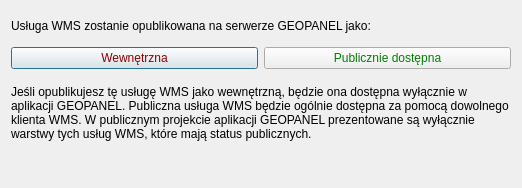
<?xml version="1.0" encoding="UTF-8"?>
<ui version="4.0">
 <class>PublicznyWewnetrznyDialogBase</class>
 <widget class="QDialog" name="PublicznyWewnetrznyDialogBase">
  <property name="geometry">
   <rect>
    <x>0</x>
    <y>0</y>
    <width>522</width>
    <height>188</height>
   </rect>
  </property>
  <property name="windowTitle">
   <string>Opublikuj usługę WMS</string>
  </property>
  <layout class="QGridLayout" name="gridLayout">
   <item row="3" column="0" colspan="2">
    <spacer name="verticalSpacer_2">
     <property name="orientation">
      <enum>Qt::Vertical</enum>
     </property>
     <property name="sizeType">
      <enum>QSizePolicy::Fixed</enum>
     </property>
     <property name="sizeHint" stdset="0">
      <size>
       <width>20</width>
       <height>10</height>
      </size>
     </property>
    </spacer>
   </item>
   <item row="1" column="0">
    <widget class="QPushButton" name="buttonWewnetrzna">
     <property name="palette">
      <palette>
       <active>
        <colorrole role="ButtonText">
         <brush brushstyle="SolidPattern">
          <color alpha="255">
           <red>145</red>
           <green>0</green>
           <blue>0</blue>
          </color>
         </brush>
        </colorrole>
       </active>
       <inactive>
        <colorrole role="ButtonText">
         <brush brushstyle="SolidPattern">
          <color alpha="255">
           <red>145</red>
           <green>0</green>
           <blue>0</blue>
          </color>
         </brush>
        </colorrole>
       </inactive>
       <disabled>
        <colorrole role="ButtonText">
         <brush brushstyle="SolidPattern">
          <color alpha="255">
           <red>155</red>
           <green>155</green>
           <blue>154</blue>
          </color>
         </brush>
        </colorrole>
       </disabled>
      </palette>
     </property>
     <property name="text">
      <string>Wewnętrzna</string>
     </property>
    </widget>
   </item>
   <item row="1" column="1">
    <widget class="QPushButton" name="buttonPubliczna">
     <property name="palette">
      <palette>
       <active>
        <colorrole role="ButtonText">
         <brush brushstyle="SolidPattern">
          <color alpha="255">
           <red>0</red>
           <green>128</green>
           <blue>0</blue>
          </color>
         </brush>
        </colorrole>
       </active>
       <inactive>
        <colorrole role="ButtonText">
         <brush brushstyle="SolidPattern">
          <color alpha="255">
           <red>0</red>
           <green>128</green>
           <blue>0</blue>
          </color>
         </brush>
        </colorrole>
       </inactive>
       <disabled>
        <colorrole role="ButtonText">
         <brush brushstyle="SolidPattern">
          <color alpha="255">
           <red>155</red>
           <green>155</green>
           <blue>154</blue>
          </color>
         </brush>
        </colorrole>
       </disabled>
      </palette>
     </property>
     <property name="text">
      <string>Publicznie dostępna</string>
     </property>
    </widget>
   </item>
   <item row="5" column="0" colspan="2">
    <spacer name="verticalSpacer">
     <property name="orientation">
      <enum>Qt::Vertical</enum>
     </property>
     <property name="sizeHint" stdset="0">
      <size>
       <width>458</width>
       <height>15</height>
      </size>
     </property>
    </spacer>
   </item>
   <item row="0" column="0" colspan="2">
    <widget class="QLabel" name="label_3">
     <property name="minimumSize">
      <size>
       <width>0</width>
       <height>30</height>
      </size>
     </property>
     <property name="text">
      <string>Usługa WMS zostanie opublikowana na serwerze GEOPANEL jako:</string>
     </property>
    </widget>
   </item>
   <item row="4" column="0" colspan="2">
    <widget class="QLabel" name="labelInfo">
     <property name="text">
      <string>&lt;html&gt;&lt;head/&gt;&lt;body&gt;&lt;p&gt;Jeśli opublikujesz tę usługę WMS jako wewnętrzną, będzie ona dostępna wyłącznie w aplikacji GEOPANEL. Publiczna usługa WMS będzie ogólnie dostępna za pomocą dowolnego klienta WMS. W publicznym projekcie aplikacji GEOPANEL prezentowane są wyłącznie warstwy tych usług WMS, które mają status publicznych.&lt;/p&gt;&lt;/body&gt;&lt;/html&gt;</string>
     </property>
     <property name="textFormat">
      <enum>Qt::RichText</enum>
     </property>
     <property name="wordWrap">
      <bool>true</bool>
     </property>
    </widget>
   </item>
  </layout>
 </widget>
 <resources/>
 <connections/>
</ui>
